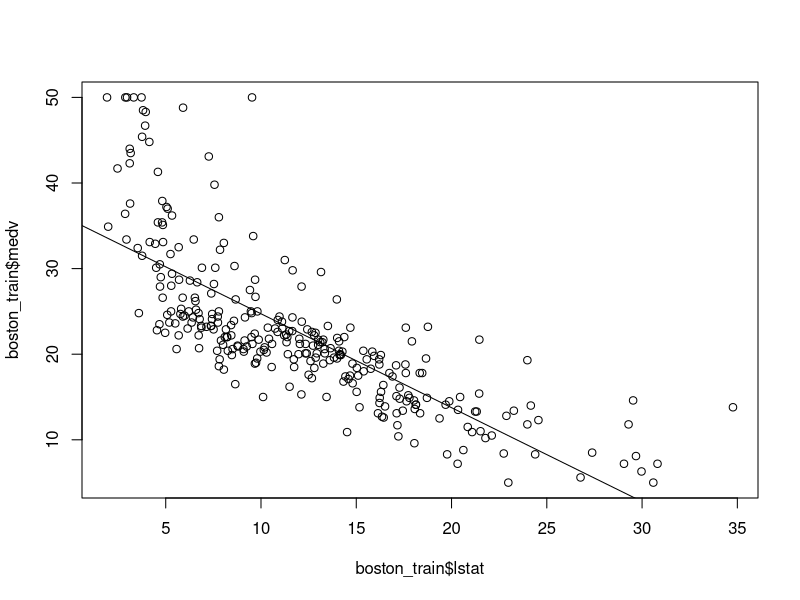
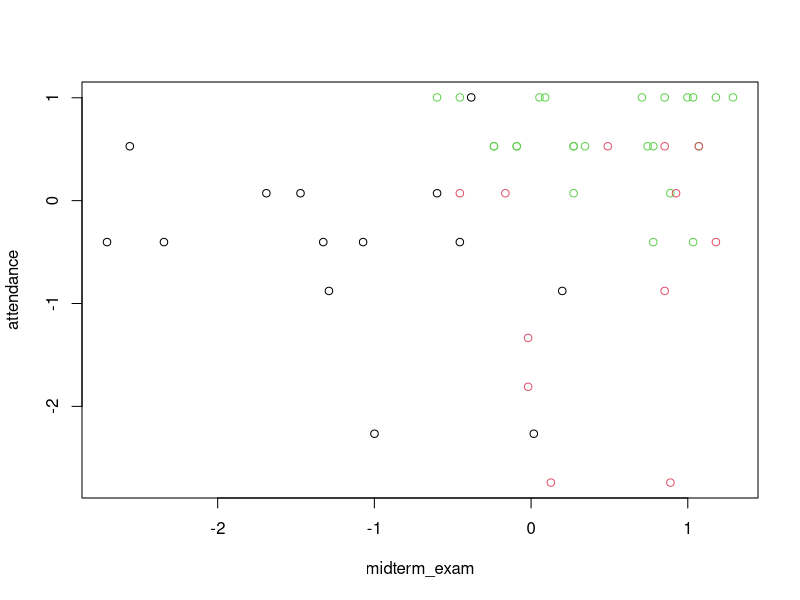

Here is the R script that generated these plots, in order:
boston = read.csv('boston.csv')
set.seed(123)
boston = boston[sample(1:dim(boston)[1]),]
boston_train = boston[0:(nrow(boston)*.6),]
boston_test = boston[(nrow(boston)*.6 + 1): nrow(boston),]
#Question 1
lm_boston= lm(medv ~ lstat, data=boston_train)
predict(lm_boston, data.frame(lstat=c(15)), interval = "prediction")

#Question 2
plot(boston_train$lstat, boston_train$medv)
abline(lm_boston)
summary(lm_boston)

#Question 3
boston_test_preds = predict(lm_boston, boston_test)
rmse = sqrt(mean((boston_test_preds - boston_test$medv)^2))
rmse

#Question 4
lm_boston2 = lm(medv ~ ., data=boston_train)
boston_test_preds = predict(lm_boston2, boston_test)
rmse = sqrt(mean((boston_test_preds - boston_test$medv)^2))
rmse

#Question 5
#First Predictor
#Best
lm_boston3 = lm(medv ~ . -crim, data=boston_train)
lm_val_preds3 = predict(lm_boston3, boston_test)
rmse3 = sqrt(mean((lm_val_preds3 - boston_test$medv)^2))
rmse3

lm_boston3 = lm(medv ~ . -indus, data=boston_train)
lm_val_preds3 = predict(lm_boston3, boston_test)
rmse3 = sqrt(mean((lm_val_preds3 - boston_test$medv)^2))
rmse3

lm_boston3 = lm(medv ~ . -nox, data=boston_train)
lm_val_preds3 = predict(lm_boston3, boston_test)
rmse3 = sqrt(mean((lm_val_preds3 - boston_test$medv)^2))
rmse3

lm_boston3 = lm(medv ~ . -rm, data=boston_train)
lm_val_preds3 = predict(lm_boston3, boston_test)
rmse3 = sqrt(mean((lm_val_preds3 - boston_test$medv)^2))
rmse3

lm_boston3 = lm(medv ~ . -age, data=boston_train)
lm_val_preds3 = predict(lm_boston3, boston_test)
rmse3 = sqrt(mean((lm_val_preds3 - boston_test$medv)^2))
rmse3

lm_boston3 = lm(medv ~ . -dis, data=boston_train)
lm_val_preds3 = predict(lm_boston3, boston_test)
rmse3 = sqrt(mean((lm_val_preds3 - boston_test$medv)^2))
rmse3

lm_boston3 = lm(medv ~ . -ptratio, data=boston_train)
lm_val_preds3 = predict(lm_boston3, boston_test)
rmse3 = sqrt(mean((lm_val_preds3 - boston_test$medv)^2))
rmse3

lm_boston3 = lm(medv ~ . -lstat, data=boston_train)
lm_val_preds3 = predict(lm_boston3, boston_test)
rmse3 = sqrt(mean((lm_val_preds3 - boston_test$medv)^2))
rmse3

#Question 6
grades = read.csv('grades_example.csv')
set.seed(11)
grades_scale = as.data.frame(scale(grades))
grades_clusters = kmeans(grades_scale, 3)
grades_clusters

#Question 7
plot(grades_scale[c(2, 4)], col=grades_clusters$cluster)
#1 == Black, 2 == Red, 3 == Green

#Question 8
grades_clusters$centers